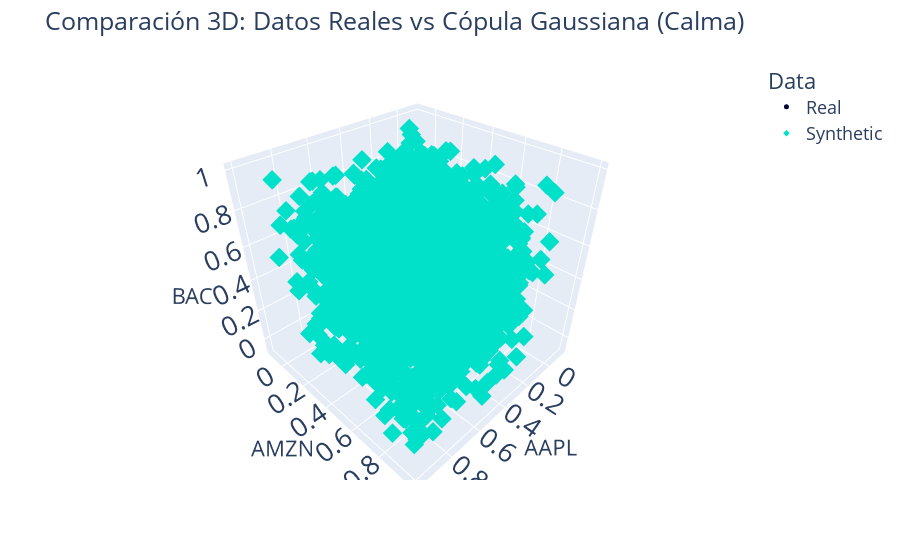

Notebook code cell kept with this figure:
### Code cell
#Datos sintéticos generados por la cópula
synthetic_calm = copula_calm.sample(len(df_calm_numeric))

# 3 columnas
cols = numeric_cols[:3]   # o elige manualmente 3 columnas

# Comparación 3D
compare_3d(df_calm_numeric, synthetic_calm, columns=cols,
           title="Comparación 3D: Datos Reales vs Cópula Gaussiana (Calma)")

### Figure 1 — Plotly figure (JSON) as saved in the notebook; plotly's stock layout.template omitted (floating-point values rounded to 4 significant figures; data arrays with more than 128 entries replaced by an {"elided": "..."} marker saying what was removed)
{"data": [{"hovertemplate": "Data=Real<br>AAPL=%{x}<br>AMZN=%{y}<br>BAC=%{z}<extra></extra>", "legendgroup": "Real", "marker": {"color": "#000036", "size": 5, "symbol": "circle"}, "mode": "markers", "name": "Real", "scene": "scene", "showlegend": true, "type": "scatter3d", "x": {"elided": "2147 float values"}, "y": {"elided": "2147 float values"}, "z": {"elided": "2147 float values"}}, {"hovertemplate": "Data=Synthetic<br>AAPL=%{x}<br>AMZN=%{y}<br>BAC=%{z}<extra></extra>", "legendgroup": "Synthetic", "marker": {"color": "#01E0C9", "size": 5, "symbol": "diamond"}, "mode": "markers", "name": "Synthetic", "scene": "scene", "showlegend": true, "type": "scatter3d", "x": {"elided": "2147 float values"}, "y": {"elided": "2147 float values"}, "z": {"elided": "2147 float values"}}], "layout": {"font": {"size": 18}, "legend": {"title": {"text": "Data"}, "tracegroupgap": 0}, "margin": {"t": 60}, "plot_bgcolor": "#F5F5F8", "scene": {"domain": {"x": [0, 1], "y": [0, 1]}, "xaxis": {"title": {"text": "AAPL"}}, "yaxis": {"title": {"text": "AMZN"}}, "zaxis": {"title": {"text": "BAC"}}}, "showlegend": true, "title": {"text": "Comparación 3D: Datos Reales vs Cópula Gaussiana (Calma)"}}}
